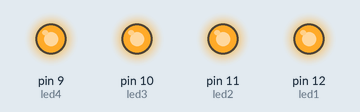
Recording of a sketch running on a simulated Arduino Uno, built with avr-gcc and run on an emulated ATmega328P. On the bench: output pins drawn as LEDs (lit = HIGH).

Above: at 0.5 s.
At 3.5 s:
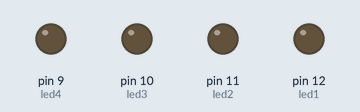
Timing chart, 0 to 4.6 s (numbered marks = the images above):
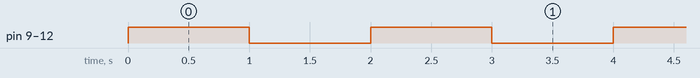

Measured:
- by itself, pin 9 (led4), pin 10 (led3), pin 11 (led2), pin 12 (led1): alternates HIGH for 1.0 s and LOW for 1.0 s

The sketch:

blink-2.ino
```cpp
int led1 = 12;
int led2 = 11;
int led3 = 10;
int led4 = 9;

void setup()
{
  pinMode(led1, OUTPUT);
  pinMode(led2, OUTPUT);
  pinMode(led3, OUTPUT);
  pinMode(led4, OUTPUT);
}

void loop()
{
  digitalWrite(led1, HIGH);
  digitalWrite(led2, HIGH);
  digitalWrite(led3, HIGH);
  digitalWrite(led4, HIGH);
  delay(1000); // Wait for 1000 millisecond(s)

  digitalWrite(led1, LOW);
  digitalWrite(led2, LOW);
  digitalWrite(led3, LOW);
  digitalWrite(led4, LOW);
  delay(1000); // Wait for 1000 millisecond(s)
}
```
